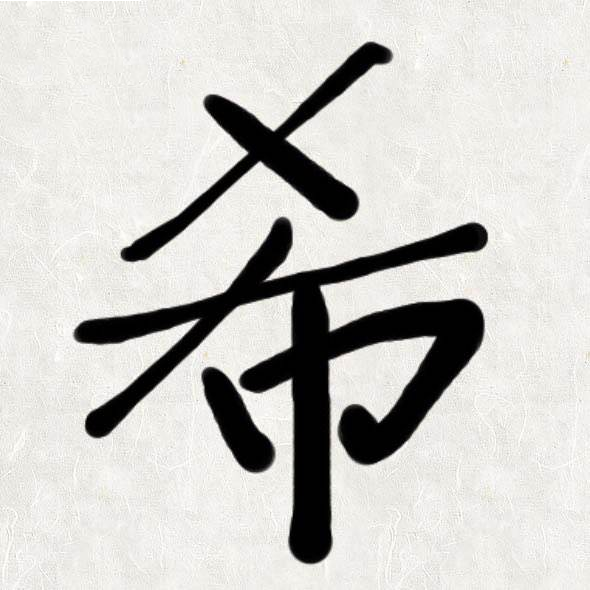
#> input picture images/test5.png, 590 x 590 px
$ python demo2.py
#> lines starting #> are read from the running program, lines starting #| are printed output that depends on the picture; after the words box and inside, x2 and y2 are one past the last pixel; in counts of white or black regions, pixels touching at a corner belong together
import random
import math
import  os
import numpy as np
import cv2
import matplotlib
import matplotlib.pyplot as plt
from skimage.morphology import skeletonize
from skimage import img_as_ubyte


#key: row and column of the neighbouring pixels, value: the amount to be added to the central pixel -> h,wpl.,
delta = {(0,0): (-1,-1), (0,1): (-1,0), (0,2): (-1,1),
            (1,0): (0,-1), (1,1): (0,0), (1,2): (0,1),
            (2, 0): (1, -1), (2,1): (1,0), (2,2): (1,1)}

colors = [(255, 0, 0), (0, 255, 0), (0, 0, 255), (0, 255, 255), (80, 127, 255), (255, 0, 255),
          (255, 255, 0), (96, 164, 244)]

def testli(oth,image,ys):
    i = image.copy()
    for n in range(len(oth)) :
        # print('oth:',oth[n])
        cv2.circle(i, (oth[n][0],oth[n][1]), 1 , ys )
    # [4 lines of commented-out code are left out]
    return i

def testli11111(oth,image,ys):

    for n in range(len(oth)) :

        # if list(oth[n])!=None:
        # print('oth:',oth[n])
            cv2.circle(image, (oth[n][0],oth[n][1]), 1 , ys )
    cv2.namedWindow('img', cv2.WINDOW_NORMAL)
    cv2.resizeWindow('img', 1000, 1000)
    cv2.imshow('img',image)
    cv2.waitKey(0)
    return image

class Stroke(object):
    class_counter= 0

    def __init__(self, points, image):

        self.points = points
        self.image = image
        self.starting_point, self.ending_point = self.find_ending_points()
        self.index = Stroke.class_counter
        Stroke.class_counter += 1

    def draw_strokes3(self, image, points):
        if len(image.shape) >2:
            h, w, d = image.shape
        else :
            h, w= image.shape
        blank_image = np.zeros((h, w), np.uint8)

        for p in points:
            blank_image[p[1], p[0]] = 255

        return blank_image

    def distance(self, pixel_1, pixel_2):
        delta_x = (pixel_1[0] - pixel_2[0]) ** 2
        delta_y = (pixel_1[1] - pixel_2[1]) ** 2
        return (delta_x + delta_y) ** 0.5

    def far_away_end_points(self, ending_points):
        max_dist = -10
        ending_points_ = None
        for p in ending_points:
            for p2 in ending_points:
                d = self.distance(p, p2)
                if d > max_dist:
                    ending_points_ = [p, p2]
                    max_dist = d
        return ending_points_


    def compareN(self, neighbourhood):
        possible = [np.array([[0, 255, 255], [0, 255, 0], [0, 0, 0]]),
                    np.array([[255, 255, 0], [0, 255, 0], [0, 0, 0]]),
                    np.array([[0, 0, 0], [0, 255, 0], [255, 255, 0]]),
                    np.array([[0, 0, 0], [0, 255, 0], [0, 255, 255]]),
                    np.array([[0, 0, 255], [0, 255, 255], [0, 0, 0]]),
                    np.array([[255, 0, 0], [255, 255, 0], [0, 0, 0]]),
                    np.array([[0, 0, 0], [255, 255, 0], [255, 0, 0]]),
                    np.array([[0, 0, 0], [0, 255, 255], [0, 0, 255]])
                    ]
        for p in possible:

            c = neighbourhood == p
            if c.all():
                return True
        return False

    def find_ending_points(self):
        d = self.draw_strokes3(self.image, self.points)
        # cv2.imshow('1',d)
        # cv2.waitKey(0)
        # cv2.destroyAllWindows()
        ending_points = []
        for p in self.points:
            neighbourhood = list()
            neighbourhood[:] = d[p[1] - 1: p[1] + 2, p[0] - 1: p[0] + 2]
            neighbours = np.argwhere(neighbourhood)
            print('neighbours', neighbours, 'len neighbours', len(neighbours))
            if len(neighbours) <= 2:
                ending_points.append(p)
            elif len(neighbours) == 3:
                if  self.compareN(neighbourhood):
                    ending_points.append(p)
        # returns the two ending points that are more far away
        print("points", self.points)
        print("ending_points", ending_points)
        # if no ending points were found we have a close stroke (i.e. a perfectly closed circle)
        if not ending_points:
            return (self.points[0], self.points[1])

        # testli(ending_points,ima,(255,255,0))

        real_ending_points = self.far_away_end_points(ending_points)

        # testli([real_ending_points[0], real_ending_points[-1]], ima, (255, 255, 0))

        return (real_ending_points[0], real_ending_points[-1])


def threshold_image(image, min_p = 200, max_p = 255):
    grayscaled = cv2.cvtColor(image, cv2.COLOR_BGR2GRAY)
    ret, threshold = cv2.threshold(grayscaled, min_p, max_p, cv2.THRESH_BINARY)
    # cv2.imshow('111',threshold)
    # cv2.waitKey(0)
    # cv2.destroyAllWindows()
    return threshold


def getSkeleton (image):
    ceshi = []

    # Applies a skeletonization algorithm, thus, transforming all the strokes inside the sketch into one pixel width lines
    threshold = threshold_image(image)

    threshold = cv2.bitwise_not(threshold)

    threshold[threshold == 255] = 1

    skeleton = skeletonize(threshold)

    skeleton = img_as_ubyte(skeleton)

    # cv2.imshow('111', skeleton)
    # cv2.waitKey(0)
    # cv2.destroyAllWindows()


    h , w = skeleton.shape
    for i in range(h):
        for j in range(w):
            if skeleton[i,j]==255:
                ceshi.append([i,j])

    # cv2.imshow('111', skeleton)
    # cv2.waitKey(0)
    # cv2.destroyAllWindows()


    return skeleton,ceshi

def showImage(image, method = 'plt'):
    if method == 'plt':
        try:
            plt.imshow(cv2.cvtColor(image, cv2.COLOR_BGR2RGB))
            plt.show()
        except cv2.error:
            plt.imshow(image)
            plt.show()

    else:
        cv2.imshow('image', image)
        cv2.waitKey(0)
        cv2.destroyAllWindows()

 # 查询8邻域内黑色坐标位置
def scan_8_pixel_neighbourhood(skeleton_image, pixel):
    """
    :param skeleton_image: skeleton image
    :param pixel: a tuple of the type (x, y)
    :return: a matrix indicating the indexes of the neighbouring pixels of the input pixel
    """
    if inside_image(pixel, skeleton_image):
        skeleton_image = skeleton_image.copy()
        neighbourhood = skeleton_image[pixel[1] - 1: pixel[1] + 2, pixel[0] - 1: pixel[0] + 2]
        neighbourhood[1,1] = 0
        neighbours = np.argwhere(neighbourhood)
        return neighbours
    else:
        return []

def find_top_left_most_pixel(skeleton_image, processing_index = 0):
    """
    Expects an skeletonized image (binary image with one-pixel width lines)
    """
    for y in range(processing_index, skeleton_image.shape[0], 1):
        for x in range(0, skeleton_image.shape[1]):

            if skeleton_image[y, x] == 255 :
                return (x,y)
    return None

def inside_image(pixel, image):
    """Checks whether a pixel is inside the image space"""
    h, w = image.shape
    if (pixel[1] - 1 >= 0) and (pixel[1] + 1 <= h - 1) and (pixel[0] - 1 >= 0) and (pixel[0] + 1 <= w - 1):
        return True
    else:
        return False


def extend_line(P1, P2 , offset = 100000):
    x1, y1 = P1
    x2, y2 = P2

    delta_x = x2 - x1
    delta_y = y2 - y1

    new_x1 = x1 - delta_x * offset
    new_y1 = y1 - delta_y * offset

    new_x2 = x2 + delta_x * offset
    new_y2 = y2 + delta_y * offset

    return ((new_x1, new_y1), (new_x2, new_y2))


def determine_side(P1, P2, P3):

    """Determines whether the point P3 is to left or to the right side of the line formed
       by the points P1 and P2
    """
    P1, P2 = extend_line(P1, P2)
    x1, y1 = P1
    x2, y2 = P2
    x3, y3 = P3

    d3 = (x3 - x1)*(y2 - y1) - (y3 - y1)*(x2 - x1)

    # d1 is calculated for a point that we know lies on the left side of the line
    d1 = ((x1 - 1) - x1)*(y2 - y1) - (y1 - y1)*(x2 - x1)
    sign = lambda a: 1 if a > 0 else -1 if a < 0 else 0

    if sign(d3) == sign(d1):
        return "left"
    else:
        return "right"

def inner_angle(P1, P2, P3):
    """Computes the inner product formed by the lines generated from
       (P1(x1, y1), P2(x2, y2) and P2(x2, y2), P3(x3, y3))
       P2 is shared by both lines, hence it represents the point of ambiguity
    """
    side = determine_side(P1, P2, P3)
    x1, y1 = P1
    x2, y2 = P2
    x3, y3 = P3
    dx21 = x1 - x2
    dx31 = x3 - x2
    dy21 = y1 - y2
    dy31 = y3 - y2
    m12 = (dx21 * dx21 + dy21 * dy21) ** 0.5
    m13 = (dx31 * dx31 + dy31 * dy31) ** 0.5
    theta_radians = math.acos((dx21 * dx31 + dy21 * dy31) / (m12 * m13))
    theta_degrees = theta_radians * 180 / math.pi

    if side == "left":
        theta_degrees = 360 - theta_degrees

    return theta_degrees


def local_solver(P1, P2, neighbours):
    """
    from a set of neighbouring pixels selects the one with the minimum angular deviation
    from the direction given by the last two pixels of the stroke history (P1,P2).
    """
    minimum_angle = 100000
    selected_pixel = None

    for n in neighbours:
        delta_y, delta_x = delta[tuple(n)]
        P3 = (P2[0] + delta_x, P2[1] + delta_y)
        angle = inner_angle(P1, P2, P3)
        if angle < minimum_angle:
            selected_pixel = P3
            minimum_angle = angle
    return selected_pixel


# [44 lines left out: functions draw_strokes, distance, stroke_distance, not called in this run]


def generate_strokes_until_ambiguity(skeleton_image, pixel, minimum_length = 10):
    """Generates an stroke until ambiguity, unless the current length is less than a predefined length threshold"""
    former_skeleton = skeleton_image.copy()
    ambiguity_pixel = None
    stroke_history = []
    stroke_history.append(pixel)
    all_possibilities = []
    skeleton_image[pixel[1], pixel[0]] = 0
    ambiguity_solved = True
    oth_p = []
    n1 = 0
    n2 = 0
    n3 = 0

    while (len(scan_8_pixel_neighbourhood(skeleton_image, pixel)) > 0) or not ambiguity_solved:
        if pixel[0]==211 and pixel[1]==207:
            print(11111111111)
            # testli(stroke_history,image,(0,255,0))

        #print(ambiguity_solved)
        if ambiguity_pixel:
            neighbours_ap = scan_8_pixel_neighbourhood(skeleton_image, ambiguity_pixel)
            #print("ambiguity pixel", ambiguity_pixel, "has", len(neighbours_ap), "neighbours")
            #print(neighbours_ap)
            if len(neighbours_ap) == 0:
                #print("hiiii", ambiguity_pixel)
                ambiguity_solved = True

        if len(scan_8_pixel_neighbourhood(skeleton_image, pixel)) == 0 and ambiguity_solved==False:
            # added

            skeleton_image[pixel[1], pixel[0]] = 0
            pixel = ambiguity_pixel
            all_possibilities.append(stroke_history)
            # testli(stroke_history, image, (0, 255, 0))
            stroke_history = []
            print('----------------------------------------------')

        # comparing with the new pixel
        neighbours = scan_8_pixel_neighbourhood(skeleton_image, pixel)
        print(len(neighbours))

            # added check
        #if len(neighbours) == 0:


        if len(neighbours) == 1:
            n1 +=1
            delta_y, delta_x = delta[tuple(neighbours[0])]
            pixel = (pixel[0] + delta_x, pixel[1] + delta_y)
            stroke_history.append(pixel)
            print("Stroke History == 1", stroke_history)
            skeleton_image[pixel[1], pixel[0]] = 0
        elif len(stroke_history) < minimum_length and len(neighbours) > 0:

            if len(stroke_history) < 2:
                print("neighbours XD XD", neighbours)
                print("neighbours XD", tuple(neighbours[0]))
                delta_y, delta_x = delta[tuple(neighbours[0])]
                pixel = (pixel[0] + delta_x, pixel[1] + delta_y)
                stroke_history.append(pixel)
                print("Stroke History > 0  and  <2", stroke_history)
                skeleton_image[pixel[1], pixel[0]] = 0
                oth_p.append(pixel)
                print('oth_p',oth_p)
            else:
                P1 = stroke_history[-2]
                P2 = stroke_history[-1]

                pixel = local_solver(P1, P2, tuple(neighbours))
                stroke_history.append(pixel)
                print("Stroke History  > 0  and  >>>>>>2", stroke_history)
                skeleton_image[pixel[1], pixel[0]] = 0
        else:
            n3 +=1
            #it is large enough so it can be compared later, hence we add it

            all_possibilities.append(stroke_history)
            # testli(stroke_history, image, (255, 111, 0))
            print("all_possibilities  --------------------不知道", stroke_history)
            stroke_history = []
            # we must go back to the original ambiguity
            if ambiguity_pixel:
                pixel = ambiguity_pixel
            else:
                ambiguity_pixel = pixel
                ambiguity_solved = False
                #print("ambiguity pixel", ambiguity_pixel, ambiguity_solved)
    # testli(stroke_history, image, (255, 255, 0))
    if len(stroke_history)>=9:
        all_possibilities.append(stroke_history)

    all_strokes = [Stroke(points, former_skeleton) for points in all_possibilities if len(points) > 4]
    # [6 lines of commented-out code are left out]
    print('n1:{} n2:{} n3:{}'.format(n1,n2,n3))
    return all_strokes, former_skeleton , oth_p


# [16 lines of commented-out code are left out]


def generate_strokes2(skeleton_image):
    all_strokes = []
    wh_ci = 0
    while True:

        # 获得第一个坐标
        pixel = find_top_left_most_pixel(skeleton_image, processing_index=0)
        if  pixel == None:
            break

        strokes, former_skeleton,oth_p = generate_strokes_until_ambiguity(skeleton_image, pixel, minimum_length=10)
        # if len(strokes) == 0:
        #     break

        for s in strokes:
            all_strokes.append(s)
            wh_ci += 1
    print('wh_ci',wh_ci)
    return  all_strokes, former_skeleton,oth_p


# [84 lines left out: functions points_principal_component, best_stroke, fill_stroke_gap, alternative_single_merge, multiple_merge, generate_final_strokes, not called in this run]

def neighbours_x_y(x,y):
    "Return 8-neighbours of image point P1(x,y), in a clockwise order"
    # if  x=10.y=10   3点钟方向 逆时针 点位

    x_1, y_1, x1, y1 = x-1, y-1, x+1, y+1
     # p0        p1            p2               p3          p4              p5          p6             p7
    return [[x,y1] ,[x_1,y1], [x_1,y],  [x_1,y_1], [x,y_1] , [x1,y_1],  [x1,y], [x1,y1]]


def neighbours(x,y,image):
    "Return 8-neighbours of image point P1(x,y), in a clockwise order"
    # if  x=10.y=10   3点钟方向 逆时针 点位
    img = image
    x_1, y_1, x1, y1 = x-1, y-1, x+1, y+1
                 # p0        p1            p2               p3          p4              p5          p6             p7
    return [img[x][y1] ,img[x_1][y1], img[x_1][y],  img[x_1][y_1], img[x][y_1] , img[x1][y_1],  img[x1][y], img[x1][y1]]

def get_maxmin(point_list):
    max_x = max(np.array(point_list)[:,:,0])
    max_y = max(np.array(point_list)[:,:,1])
    min_x = min(np.array(point_list)[:,:,0])
    min_y = min(np.array(point_list)[:,:,1])
    return max_x,max_y,min_x,min_y


def getDX_fw(contour_FW1,contour_FW2):
    x1 = contour_FW1[0] > contour_FW2[0]
    y1 = contour_FW1[1] > contour_FW2[1]
    x2 = contour_FW1[2] < contour_FW2[2]
    y2 = contour_FW1[3] < contour_FW2[3]
    return x1,y1,x2,y2
def getFw_list(all_contours):
    Fw  =[]
    for i in all_contours:
        max_x_1, max_y_1, min_x_1, min_y_1 = get_maxmin(i)
        Fw.append([max_x_1, max_y_1, min_x_1, min_y_1])
    return Fw


def  geiFw_Info(all_contours,Fw_list,save_path,image):
     # 所有的contours个数
     E = len(all_contours)
     nameNum = 0
     file_names= []
     del_file = []
     for i in range(E):
         new_img = np.zeros((image.shape[0], image.shape[1]), np.uint8)
         nameNum+=1
         fwli  = get_maxmin(all_contours[i])
         bihua_FW_li = []
         bihua_FW_li.append(all_contours[i])
         houxu_fw = []

         for j in range(len(Fw_list)):

             max_x, max_y, min_x, min_y  = getDX_fw (fwli,Fw_list[j])
             if  max_x==True and max_y ==True and min_x ==True and min_y ==True:
                    houxu_fw.append(all_contours[j])
                    del_file.append(j+1)

         filename = save_path + str(nameNum) + '.jpg'


         cv2.drawContours(new_img, bihua_FW_li, -1, (255, 255, 255), -1)
         if len(houxu_fw) != 0:
            # cv2.drawContours(new_img, houxu_fw, -1, (0, 0, 0), -1)
            cv2.drawContours(new_img, houxu_fw, -1, (0, 0, 0), 4)
         cv2.imwrite( filename,new_img)
         file_names.append(filename)


     if len(houxu_fw)==(E-2):
            for i in file_names:
                file_names.remove(i)
                os.remove(i)
            cv2.drawContours(new_img, bihua_FW_li, -1, (255, 255, 255), -1)
            cv2.drawContours(new_img, houxu_fw, -1, (0, 0, 0), -1)
            cv2.imwrite(filename, new_img)
            file_names.append(filename)
     return file_names


# [29 lines left out: functions getBlo_neighbour, compute_distance, not called in this run]

def get_allWP(skeleton11111111111111111111):
    h, w = skeleton11111111111111111111.shape
    p_li = []
    for i in range(h):
        for j in range(w):
            if skeleton11111111111111111111[i, j] == 255:
                p_li.append([i, j])
    return p_li


# [174 lines left out: functions get_jj_p, get_jj_p2, get_all_lianjie, find_oth_jiaodian, getFork_posion, not called in this run]

def get_strokes_Weight(all_strokes,):
    weight_list = []

    for i in all_strokes:
        A_x = 0
        A_y = 0
        point_list = np.array(i.points)
        x_list = point_list[:,0]
        y_list = point_list[:,1]
        point_max_x = max(x_list)
        point_max_y = max(y_list)
        point_min_x = min(x_list)
        point_min_y = min(y_list)
        kd = (point_max_x + 1) - point_min_x
        gd = (point_max_y + 1) - point_min_y
        for i in range(point_min_x, point_max_x + 1):
            A_x += i

        for j in range(point_min_y, point_max_y + 1):
            A_y += j
        A_x = A_x / (kd)
        A_y = A_y / (gd)
        weight_list.append([A_x,A_y])

    return weight_list


all_p = []
all_p1 = []

img1 = cv2.imread('images/test5.png', cv2.IMREAD_GRAYSCALE)  # 读取图像
if len(img1.shape) > 2:
    h1, w1, n = img1.shape
    img2 = img1[::, 2]
else:
    h1, w1 = img1.shape
    img2 = img1
contours, cnt = cv2.findContours(img2, cv2.RETR_CCOMP, cv2.CHAIN_APPROX_SIMPLE)  # 提取轮廓 contours
#> contours = 554 contours, 409 with area under 20; largest, box (x1, y1, x2, y2) and area: (0, 0, 590, 590) 346921, (315, 350, 347, 560) 1895, (293, 382, 306, 530) 1332, (311, 279, 416, 349) 910, (203, 142, 273, 206) 877; cnt = 554 rows, first 6: [1, -1, -1, -1], [2, 0, -1, -1], [3, 1, -1, -1], [4, 2, -1, -1], [5, 3, -1, -1], [6, 4, -1, -1]
img3 = cv2.drawContours(img2, contours, -1, (0, 0, 255, 22), 2)  # 绘制轮廓，填充
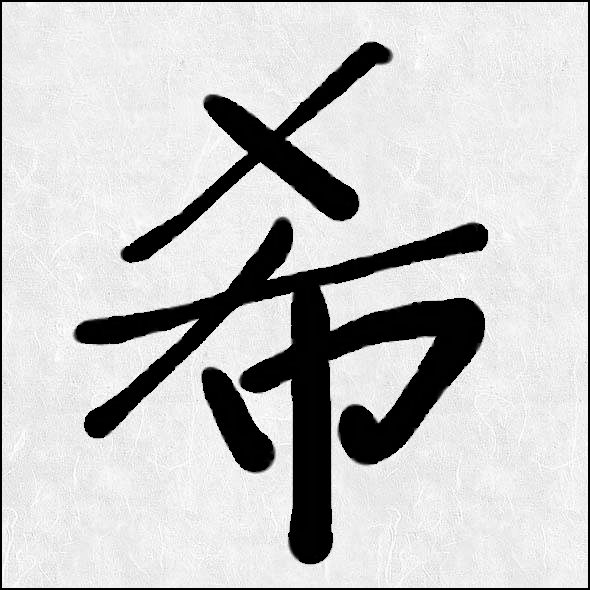
#> img3: shape (590, 590); min 0, max 255, mean 197.7
# cv2.imshow("img", img2)  # 显示原图及轮廓
# cv2.waitKey(0)  # 显示轮廓
save_path = 'images/img'
max_x,max_y = 0,0
min_x,min_y = 0,0
Fw_list =getFw_list(contours)
#> the loop in getFw_list, `for i in all_contours:` made 554 passes
#> (max_x in get_maxmin, max_y in get_maxmin, min_x in get_maxmin, min_y in get_maxmin, max_x_1, max_y_1, min_x_1, min_y_1) on passes 2 to 4: ([130], [406], [130], [406], [130], [406], [130], [406]), ([451], [376], [451], [376], [451], [376], [451], [376]), ([322], [383], [322], [376], [322], [383], [322], [376])
#> after the loop in getFw_list, `for i in all_contours:`: Fw = 554 items, first 6: [[299], [479], [298], [464]], [[130], [406], [130], [406]], [[451], [376], [451], [376]], [[322], [383], [322], [376]], [[205], [376], [205], [376]], [[325], [383], [325], [368]]
#> Fw_list has the same summary as Fw in getFw_list
files_name = geiFw_Info(contours,Fw_list,save_path,img1)
#> in geiFw_Info, `E = len(all_contours)`: E = 554
#> the loop in geiFw_Info, `for i in range(E):` made 554 passes
#> (max_x in get_maxmin, max_y in get_maxmin, min_x in get_maxmin, min_y in get_maxmin) on pass 1: ([299], [479], [298], [464])
#> pass 1, in geiFw_Info, `cv2.imwrite( filename,new_img)`:
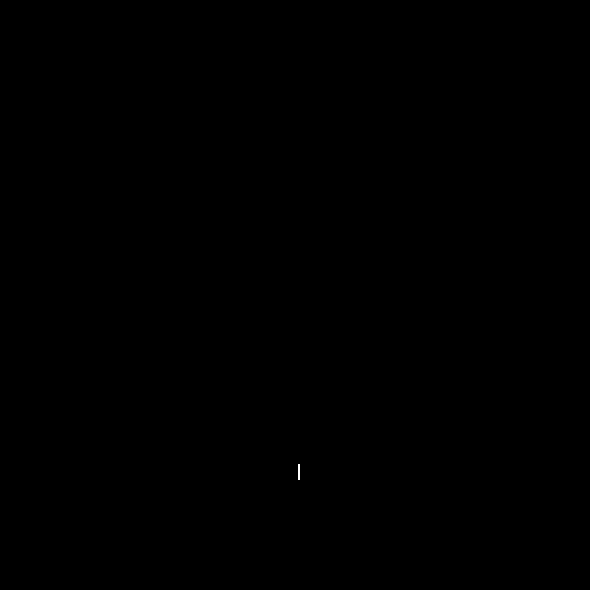
#> saved as img1.jpg: shape (590, 590); 0.01% white in thin lines or dots, all inside (x1, y1, x2, y2) = (298, 464, 300, 480)
print(files_name)
#> (printed output is left out)
img = cv2.imread(files_name[-1])
img = 255-img
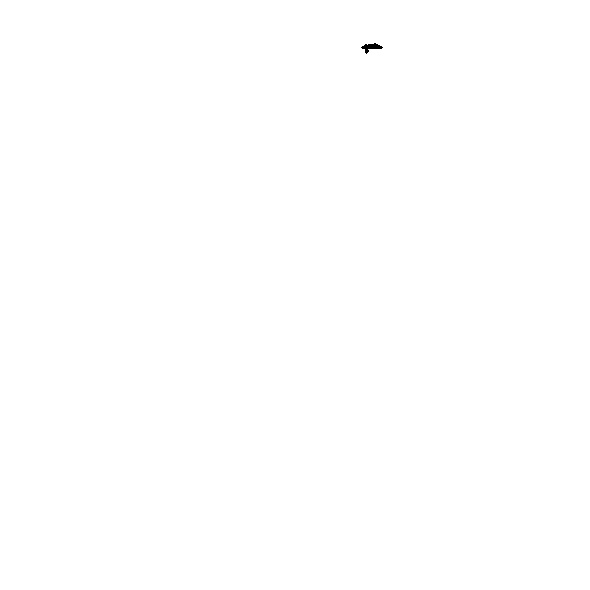
#> img: shape (590, 590, 3); min 0, max 255, mean 254.9
showImage(img)
skeleton_image ,ceshi = getSkeleton(img)
# showImage(skeleton_image,'cv2')
p_list = get_allWP(skeleton_image)
# skeleton_image_cy= skeleton_image.copy()
# showImage(skeleton_image_cy)
tmp = []
for i in ceshi:
    a = neighbours(i[0],i[1],skeleton_image)
    k = np.argwhere(a)
    if len(k)>=3:
        for j in k:
            tmp.append(neighbours_x_y(i[1],i[0])[int(j)])
#> this loop made 23 passes
#> i on passes 1 to 8: [46, 367], [46, 368], [46, 369], [46, 370], [46, 371], [46, 372], [46, 373], [46, 374]
            # testli11111(neighbours_x_y(i[1],i[0]),img,(255,0,0))
            # skeleton_image[neighbours_x_y(i[1], i[0])[int(j)]]==0
testli11111(tmp,img,(255,0,0))
#> the loop in testli11111, `for n in range(len(oth)) :  # if list(oth[n])!=None: # print('oth:',ot..` made 9 passes
sk = testli(tmp, skeleton_image, (0, 0, 0))
#> the loop in testli, `for n in range(len(oth)) : # print('oth:',oth[n])` made 9 passes
showImage(sk)
p_list1 = get_allWP(sk)
# 原始白色点和去掉拐角的点进行相减，得到的就是fork点
print('p_list',len(p_list))
# testli11111(p_list,img,(255,0,0))
print('p_list1',len(p_list1))
# testli11111(p_list1,img,(255,0,0))
for i in p_list1:
    p_list.remove(i)
#> this loop made 17 passes
print(len(p_list))
print(p_list)
all_strokes, _, oth_p = generate_strokes2(skeleton_image)
print(len(all_strokes))
# # for i in all_strokes:
# #     testli11111(i.points,img,(255,0,0))
#
# # showImage(all_strokes)
# bihua_all_list = []
# for i in all_strokes:
#     bihua_all_list.append(i.points)
#
#
# # testli11111(p_list,img,(255,0,0))

# q_jz_list = getFork_posion(p_list,bihua_all_list)
weight_list = get_strokes_Weight(all_strokes)
#> the loop in get_strokes_Weight, `for i in all_strokes:` made 1 pass
# [66 lines of commented-out code are left out]
